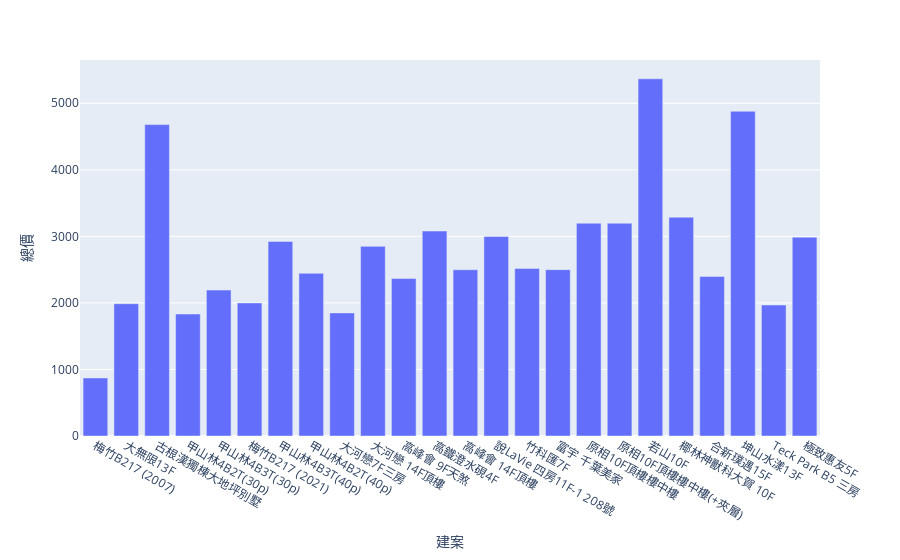

Notebook code cell kept with this figure:
### Code cell
fig = px.bar(df, x="建案", y="總價")
fig.show()

### Figure 1 — Plotly figure (JSON) as saved in the notebook; plotly's stock layout.template omitted (floating-point values rounded to 4 significant figures)
{"data": [{"alignmentgroup": "True", "hovertemplate": "建案=%{x}<br>總價=%{y}<extra></extra>", "legendgroup": "", "marker": {"color": "#636efa", "pattern": {"shape": ""}}, "name": "", "offsetgroup": "", "orientation": "v", "showlegend": false, "textposition": "auto", "type": "bar", "x": ["梅竹B217 (2007)", "大無限13F", "古根漢獨棟大地坪別墅", "甲山林4B2T(30p)", "甲山林4B3T(30p)", "梅竹B217 (2021)", "甲山林4B3T(40p)", "甲山林4B2T(40p)", "大河戀7F三房", "大河戀 14F頂樓", "高峰會 9F天煞", "高鐵澄水硯4F", "高峰會 14F頂樓", "說LaVie 四房11F-1 208號", "竹科匯7F", "富宇 千葉美家", "原相10F頂樓樓中樓", "原相10F頂樓樓中樓(+夾層)", "若山10F", "椰林神獸科大賀 10F", "合新璞遇15F", "坤山水漾13F", "Teck Park B5 三房", "極致惠友5F"], "xaxis": "x", "y": [872, 1988, 4680, 1833, 2193, 2000, 2924, 2444, 1850, 2850, 2366, 3080, 2498, 2998, 2518, 2500, 3198, 3198, 5368, 3288, 2398, 4880, 1968, 2988], "yaxis": "y"}], "layout": {"barmode": "relative", "legend": {"tracegroupgap": 0}, "margin": {"t": 60}, "xaxis": {"anchor": "y", "domain": [0, 1], "title": {"text": "建案"}}, "yaxis": {"anchor": "x", "domain": [0, 1], "title": {"text": "總價"}}}}
